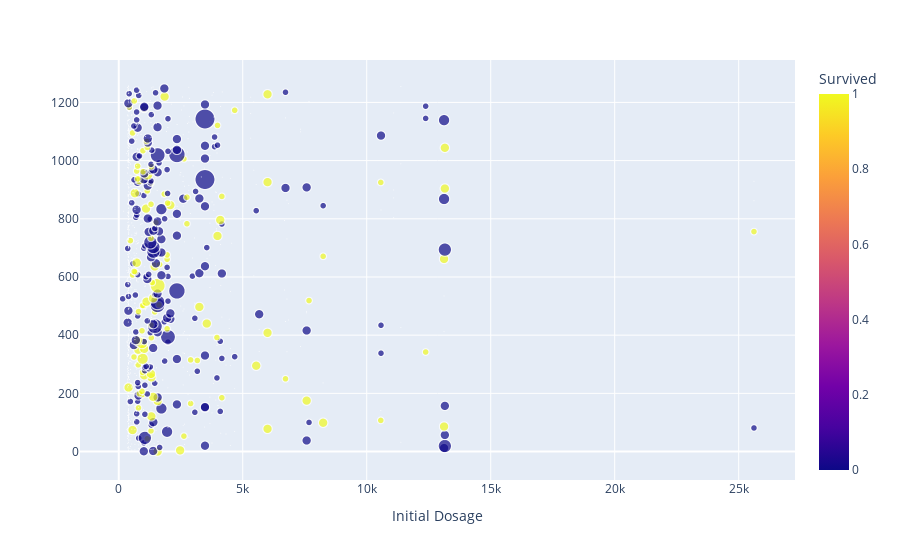

The notebook cell saved with this chart:
### Code cell
df = new_df
fig = px.scatter(df, x="Initial Dosage", color="Survived",
                 size='Dosage Changes')
fig.show()

### Figure 1 — Plotly figure (JSON) as saved in the notebook; plotly's stock layout.template omitted (floating-point values rounded to 4 significant figures; data arrays with more than 128 entries replaced by an {"elided": "..."} marker saying what was removed)
{"data": [{"hoverlabel": {"namelength": 0}, "hovertemplate": "Initial Dosage=%{x}<br>Dosage Changes=%{marker.size}<br>Survived=%{marker.color}", "legendgroup": "", "marker": {"color": {"elided": "1257 int values"}, "coloraxis": "coloraxis", "size": {"elided": "1257 int values"}, "sizemode": "area", "sizeref": 0.0225, "symbol": "circle"}, "mode": "markers", "name": "", "showlegend": false, "type": "scattergl", "x": {"elided": "1257 float values"}, "xaxis": "x", "yaxis": "y"}], "layout": {"coloraxis": {"colorbar": {"title": {"text": "Survived"}}, "colorscale": [[0, "#0d0887"], [0.1111, "#46039f"], [0.2222, "#7201a8"], [0.3333, "#9c179e"], [0.4444, "#bd3786"], [0.5556, "#d8576b"], [0.6667, "#ed7953"], [0.7778, "#fb9f3a"], [0.8889, "#fdca26"], [1, "#f0f921"]]}, "legend": {"itemsizing": "constant", "tracegroupgap": 0}, "margin": {"t": 60}, "xaxis": {"anchor": "y", "domain": [0, 1], "title": {"text": "Initial Dosage"}}, "yaxis": {"anchor": "x", "domain": [0, 1]}}}
